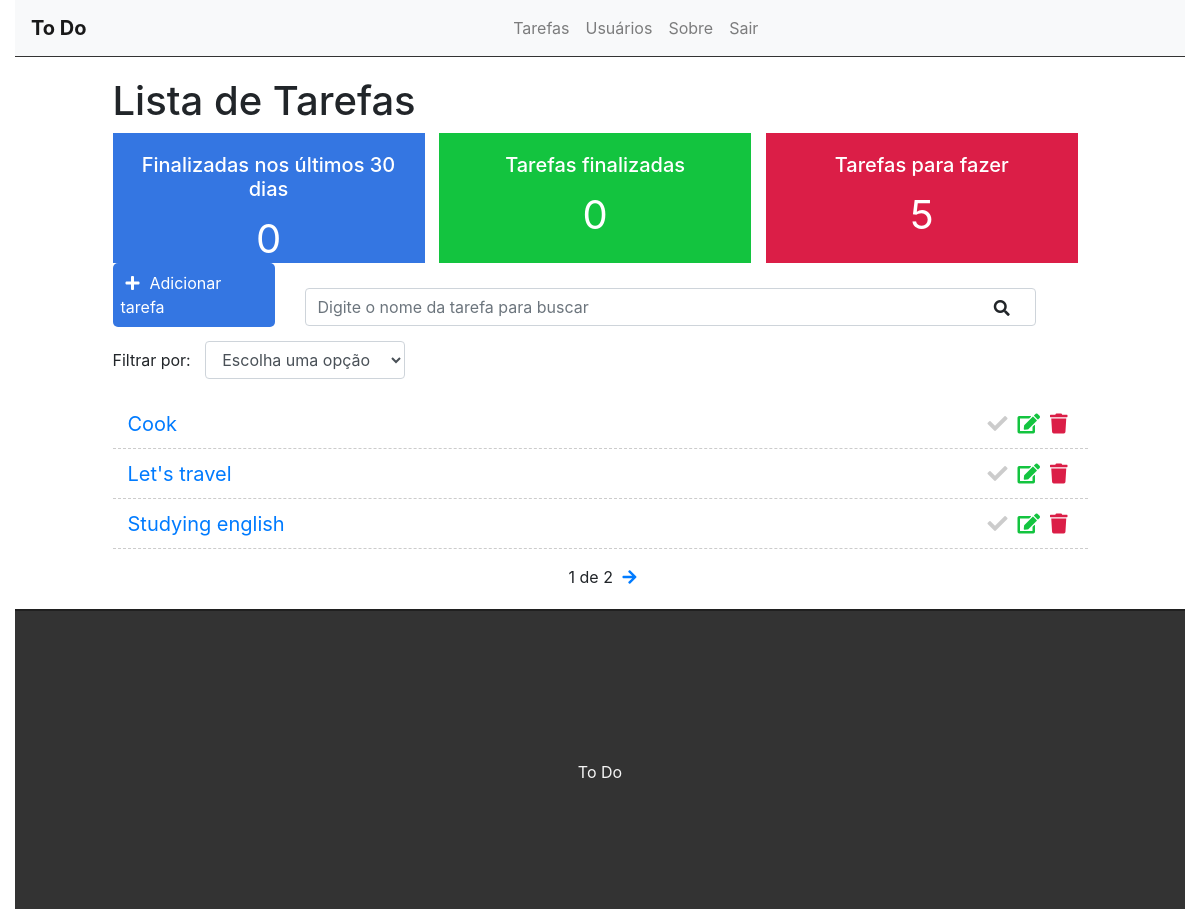
Before: / (signed in) with the older database file.
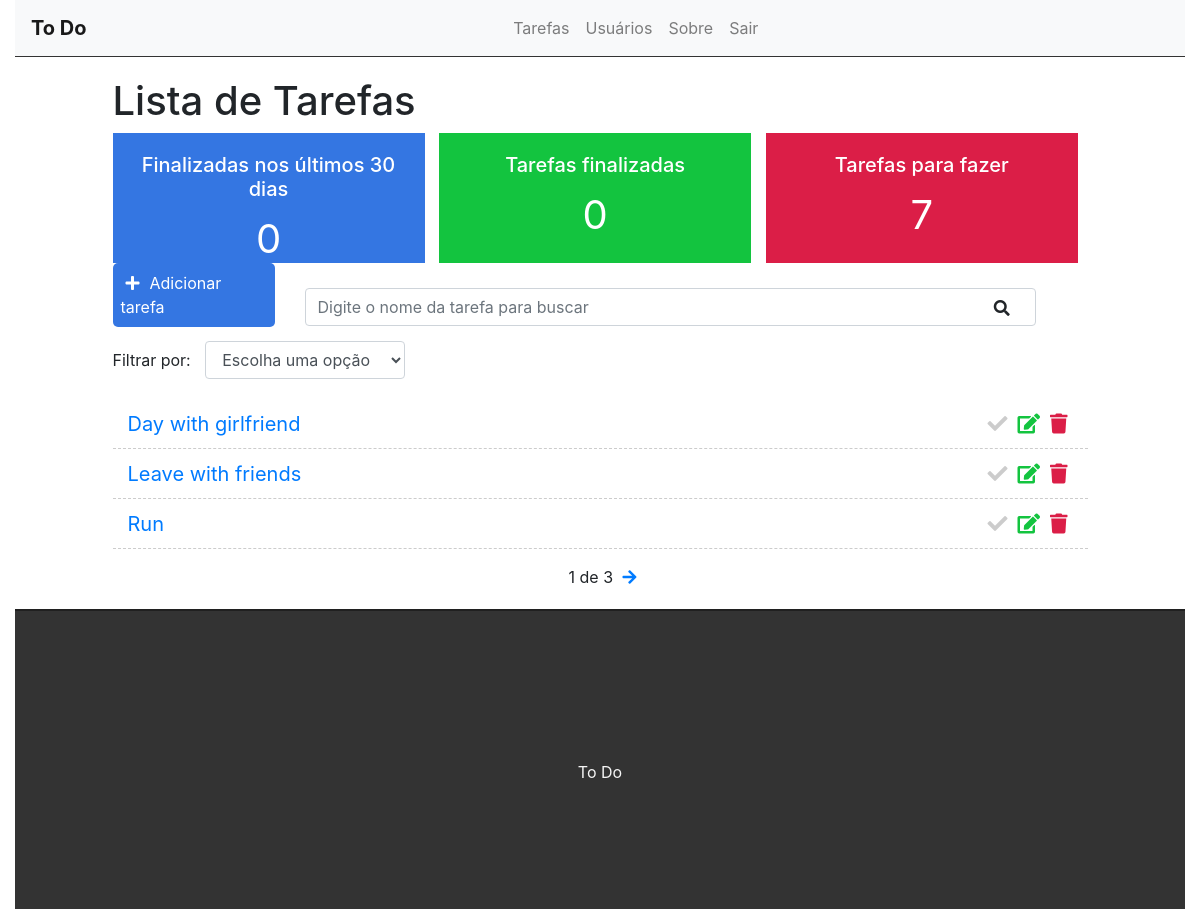
After: the same page with the newer database file.
### task/models.py (models this page shows, shortened)
class Task(models.Model):
    STATUS = (
        ('doing', 'doing'),
        ('done', 'done'),
    )
    title = models.CharField(max_length=255)
    description = models.TextField()
    done = models.CharField(
        max_length = 5,
        choices = STATUS,
    )
    user = models.ForeignKey(get_user_model(), on_delete=models.CASCADE)
    created_at = models.DateTimeField(auto_now_add=True)
    updated_at = models.DateTimeField(auto_now=True)

### task/views.py (the view)
# urls.py: path('', views.taskList, name='Task-list'),
@login_required
def taskList(request):
    search = request.GET.get('search')
    filter = request.GET.get('filter')
    tasksDoneRecently = Task.objects.filter(done='done', updated_at__gt=datetime.datetime.now()-datetime.timedelta(days=30), user=request.user).count()
    tasksDone = Task.objects.filter(done='done', user=request.user).count()
    tasksDoing = Task.objects.filter(done='doing', user=request.user).count()
    if search:
        tasks = Task.objects.filter(title__icontains=search, user=request.user)
    elif filter:
        tasks = Task.objects.filter(done=filter, user=request.user)
    else:
        tasks_list = Task.objects.all().order_by('-created_at').filter(user=request.user)
        paginator = Paginator(tasks_list, 3)
        page = request.GET.get('page')
        tasks = paginator.get_page(page)
    return render(request, 'task/list.html', {'tasks': tasks, 'tasksrecently': tasksDoneRecently, 'tasksdone': tasksDone, 'tasksdoing': tasksDoing})

### task/templates/task/list.html (shortened to what this page needs)
{% extends 'base.html' %}
{% block content %}
<div class="offset-1 col-10 list-div">
    <h1>Lista de Tarefas</h1>
    <div class="container dashboard">
        <div class="col-4 dashboard-box" id="dashboard-lastdays">
            <h4>Finalizadas nos últimos 30 dias</h4>
            <span>{{ tasksrecently }}</span>
        </div>
        <div class="col-4 dashboard-box" id="dashboard-done">
            <h4>Tarefas finalizadas</h4>
            <span>{{ tasksdone }}</span>
        </div>
        <div class="col-4 dashboard-box" id="dashboard-doing">
            <h4>Tarefas para fazer</h4>
            <span>{{ tasksdoing }}</span>
        </div>
    </div>
    <a id="add-link" href="newtask/">
        <div class="col-2 add-div">
            <i class="fas fa-plus"></i>Adicionar tarefa
        </div>
    </a>
    <div class="col-9 search-div">
        <form method="GET" id="search-form">
            <input class="form-control" type="text" id="search" name="search" placeholder="Digite o nome da tarefa para buscar" value="{{ request.GET.search }}">
            <i class="fas fa-search" id="search-btn"></i>
        </form>
    </div>
    <div class="col-12 filter-div">
        <span>Filtrar por:</span>
        <select name="filter" id="filter" class="form-control">
            <option value="">Escolha uma opção</option>
        </select>
    </div>
    <ul class="task-list">
        {% for task in tasks %}
        {% if task.done == 'doing' %}
            <li class="task-item">
        {% else %}
            <li class="task-item done">
        {% endif %}
                <span><a href="task/{{task.id}}">{{ task.title }}</a></span>
                <a href="delete/{{task.id}}" class="delete-btn"><span><i class="fas fa-trash"></i></span></a>
                <a href="edit/{{task.id}}"><span><i class="fas fa-edit"></i></span></a>
                <a href="changestatus/{{task.id}}"><span><i class="fas fa-check"></i></span></a>
            </li>
        {% endfor %}
     </ul>
     <div class="pagination">
        <span class="step-links">
            {% if tasks.paginator.num_pages %}
            <span class="current">
                {{ tasks.number }} de {{ tasks.paginator.num_pages }}
            </span>
            {% endif %}
            {% if tasks.has_next %}
                <a href="?page={{ tasks.next_page_number }}"><i class="fas fa-arrow-right"></i></a>
            {% endif %}
        </span>
    </div>
</div>
{% endblock %}

Changed rows visible on the page:
removed Task: title "Cook"
no longer on this page (row unchanged): Task: title "Let's travel"
no longer on this page (row unchanged): Task: title "Studying english"
added Task: title "Day with girlfriend"
added Task: title "Leave with friends"
added Task: title "Run"
Other visible differences:
{{ tasksdoing }}: "5" → "7"
{{ tasks.paginator.num_pages }}: "2" → "3"
